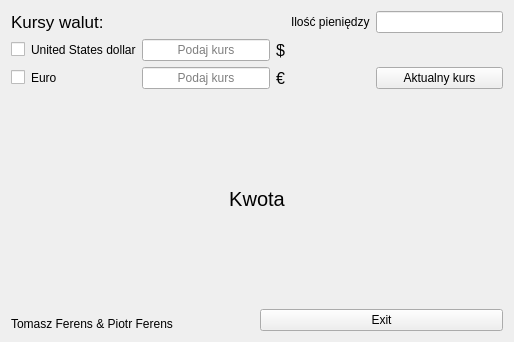
<?xml version="1.0" encoding="UTF-8"?>
<ui version="4.0">
 <class>MainWindow</class>
 <widget class="QMainWindow" name="MainWindow">
  <property name="geometry">
   <rect>
    <x>0</x>
    <y>0</y>
    <width>514</width>
    <height>342</height>
   </rect>
  </property>
  <property name="minimumSize">
   <size>
    <width>0</width>
    <height>0</height>
   </size>
  </property>
  <property name="maximumSize">
   <size>
    <width>16777215</width>
    <height>16777215</height>
   </size>
  </property>
  <property name="windowTitle">
   <string>Currency Calculator</string>
  </property>
  <widget class="QWidget" name="centralWidget">
   <layout class="QGridLayout" name="gridLayout_3">
    <item row="0" column="0" colspan="2">
     <layout class="QGridLayout" name="gridLayout_2">
      <item row="0" column="0">
       <layout class="QGridLayout" name="gridLayout">
        <item row="0" column="0" colspan="2">
         <widget class="QLabel" name="label">
          <property name="font">
           <font>
            <pointsize>13</pointsize>
           </font>
          </property>
          <property name="text">
           <string>Kursy walut:</string>
          </property>
         </widget>
        </item>
        <item row="0" column="4">
         <widget class="QLabel" name="label_6">
          <property name="text">
           <string>Ilość pieniędzy</string>
          </property>
         </widget>
        </item>
        <item row="1" column="2">
         <widget class="QLineEdit" name="lineEdit">
          <property name="alignment">
           <set>Qt::AlignCenter</set>
          </property>
          <property name="placeholderText">
           <string>Podaj kurs</string>
          </property>
         </widget>
        </item>
        <item row="1" column="0">
         <widget class="QCheckBox" name="checkBox">
          <property name="text">
           <string/>
          </property>
         </widget>
        </item>
        <item row="1" column="3">
         <widget class="QLabel" name="label_4">
          <property name="font">
           <font>
            <pointsize>12</pointsize>
           </font>
          </property>
          <property name="text">
           <string>$</string>
          </property>
         </widget>
        </item>
        <item row="2" column="0">
         <widget class="QCheckBox" name="checkBox_2">
          <property name="text">
           <string/>
          </property>
         </widget>
        </item>
        <item row="0" column="5">
         <widget class="QLineEdit" name="lineEdit_3"/>
        </item>
        <item row="1" column="1">
         <widget class="QLabel" name="label_2">
          <property name="text">
           <string>United States dollar</string>
          </property>
         </widget>
        </item>
        <item row="2" column="1">
         <widget class="QLabel" name="label_3">
          <property name="text">
           <string>Euro</string>
          </property>
         </widget>
        </item>
        <item row="2" column="2">
         <widget class="QLineEdit" name="lineEdit_2">
          <property name="text">
           <string/>
          </property>
          <property name="alignment">
           <set>Qt::AlignCenter</set>
          </property>
          <property name="placeholderText">
           <string>Podaj kurs</string>
          </property>
         </widget>
        </item>
        <item row="2" column="3">
         <widget class="QLabel" name="label_5">
          <property name="font">
           <font>
            <pointsize>12</pointsize>
           </font>
          </property>
          <property name="text">
           <string>€</string>
          </property>
         </widget>
        </item>
        <item row="2" column="5">
         <widget class="QPushButton" name="pushButton_2">
          <property name="text">
           <string>Aktualny kurs</string>
          </property>
         </widget>
        </item>
       </layout>
      </item>
      <item row="5" column="0">
       <widget class="QLabel" name="label_7">
        <property name="font">
         <font>
          <pointsize>15</pointsize>
         </font>
        </property>
        <property name="text">
         <string>Kwota</string>
        </property>
        <property name="alignment">
         <set>Qt::AlignCenter</set>
        </property>
       </widget>
      </item>
     </layout>
    </item>
    <item row="1" column="0">
     <widget class="QLabel" name="label_8">
      <property name="text">
       <string>Tomasz Ferens &amp; Piotr Ferens</string>
      </property>
      <property name="alignment">
       <set>Qt::AlignBottom|Qt::AlignLeading|Qt::AlignLeft</set>
      </property>
     </widget>
    </item>
    <item row="1" column="1">
     <widget class="QPushButton" name="pushButton">
      <property name="enabled">
       <bool>true</bool>
      </property>
      <property name="toolTipDuration">
       <number>1</number>
      </property>
      <property name="text">
       <string>Exit</string>
      </property>
     </widget>
    </item>
   </layout>
  </widget>
 </widget>
 <layoutdefault spacing="6" margin="11"/>
 <resources/>
 <connections>
  <connection>
   <sender>pushButton</sender>
   <signal>clicked()</signal>
   <receiver>MainWindow</receiver>
   <slot>close()</slot>
   <hints>
    <hint type="sourcelabel">
     <x>363</x>
     <y>327</y>
    </hint>
    <hint type="destinationlabel">
     <x>398</x>
     <y>341</y>
    </hint>
   </hints>
  </connection>
 </connections>
</ui>
